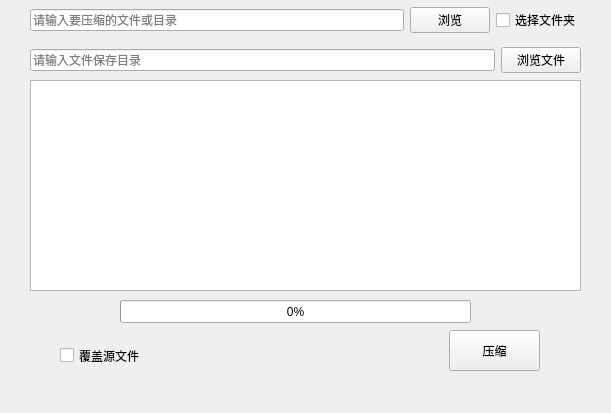
<?xml version="1.0" encoding="UTF-8"?>
<ui version="4.0">
 <class>MainWindow</class>
 <widget class="QMainWindow" name="MainWindow">
  <property name="geometry">
   <rect>
    <x>0</x>
    <y>0</y>
    <width>611</width>
    <height>413</height>
   </rect>
  </property>
  <property name="windowTitle">
   <string>图片压缩工具</string>
  </property>
  <widget class="QWidget" name="centralwidget">
   <widget class="QWidget" name="horizontalLayoutWidget">
    <property name="geometry">
     <rect>
      <x>30</x>
      <y>0</y>
      <width>551</width>
      <height>41</height>
     </rect>
    </property>
    <layout class="QHBoxLayout" name="horizontalLayout">
     <item>
      <widget class="QLineEdit" name="filePathEdit">
       <property name="toolTip">
        <string/>
       </property>
       <property name="statusTip">
        <string/>
       </property>
       <property name="whatsThis">
        <string/>
       </property>
       <property name="inputMask">
        <string/>
       </property>
       <property name="text">
        <string extracomment="请输入要压缩的文件或目录"/>
       </property>
       <property name="placeholderText">
        <string>请输入要压缩的文件或目录</string>
       </property>
      </widget>
     </item>
     <item>
      <widget class="QPushButton" name="browserFileBtn">
       <property name="text">
        <string>浏览</string>
       </property>
      </widget>
     </item>
     <item>
      <widget class="QCheckBox" name="selectDirCheckBox">
       <property name="enabled">
        <bool>true</bool>
       </property>
       <property name="text">
        <string>选择文件夹</string>
       </property>
      </widget>
     </item>
    </layout>
   </widget>
   <widget class="QPushButton" name="compressBtn">
    <property name="geometry">
     <rect>
      <x>449</x>
      <y>330</y>
      <width>91</width>
      <height>41</height>
     </rect>
    </property>
    <property name="text">
     <string>压缩</string>
    </property>
   </widget>
   <widget class="QWidget" name="horizontalLayoutWidget_2">
    <property name="geometry">
     <rect>
      <x>30</x>
      <y>40</y>
      <width>551</width>
      <height>41</height>
     </rect>
    </property>
    <layout class="QHBoxLayout" name="horizontalLayout_2">
     <item>
      <widget class="QLineEdit" name="filePathSaveEdit">
       <property name="toolTip">
        <string/>
       </property>
       <property name="statusTip">
        <string/>
       </property>
       <property name="whatsThis">
        <string/>
       </property>
       <property name="inputMask">
        <string/>
       </property>
       <property name="text">
        <string extracomment="请输入要压缩的文件或目录"/>
       </property>
       <property name="placeholderText">
        <string>请输入文件保存目录</string>
       </property>
      </widget>
     </item>
     <item>
      <widget class="QPushButton" name="browserFileSaveBtn">
       <property name="text">
        <string>浏览文件</string>
       </property>
      </widget>
     </item>
    </layout>
   </widget>
   <widget class="QProgressBar" name="progressBar">
    <property name="geometry">
     <rect>
      <x>120</x>
      <y>300</y>
      <width>351</width>
      <height>23</height>
     </rect>
    </property>
    <property name="value">
     <number>0</number>
    </property>
   </widget>
   <widget class="QCheckBox" name="overrideSrc">
    <property name="geometry">
     <rect>
      <x>60</x>
      <y>340</y>
      <width>121</width>
      <height>31</height>
     </rect>
    </property>
    <property name="text">
     <string>覆盖源文件</string>
    </property>
   </widget>
   <widget class="QTextEdit" name="logTextView">
    <property name="geometry">
     <rect>
      <x>30</x>
      <y>80</y>
      <width>551</width>
      <height>211</height>
     </rect>
    </property>
   </widget>
  </widget>
  <widget class="QMenuBar" name="menubar">
   <property name="geometry">
    <rect>
     <x>0</x>
     <y>0</y>
     <width>611</width>
     <height>28</height>
    </rect>
   </property>
  </widget>
  <widget class="QStatusBar" name="statusbar">
   <property name="sizeGripEnabled">
    <bool>false</bool>
   </property>
  </widget>
 </widget>
 <tabstops>
  <tabstop>filePathEdit</tabstop>
  <tabstop>filePathSaveEdit</tabstop>
  <tabstop>browserFileSaveBtn</tabstop>
  <tabstop>compressBtn</tabstop>
 </tabstops>
 <resources/>
 <connections/>
</ui>
